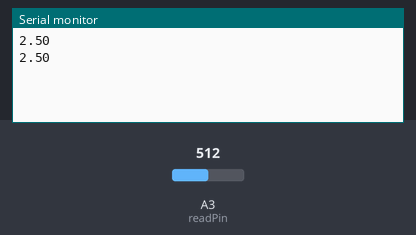
Simulated run of this sketch. Board: Arduino Uno, built with avr-gcc and run on an emulated ATmega328P. Parts: the last lines printed to the serial monitor. Inputs (shaded band) come from the test bench; at power-on: A3 (readPin) = 512.

Above: at 1.8 s.
1.9 s: A3 (readPin) set to 716
At 2.8 s:
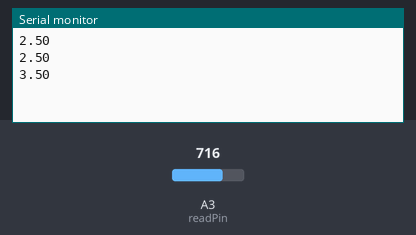
3.4 s: A3 (readPin) set to 900
At 4.6 s:
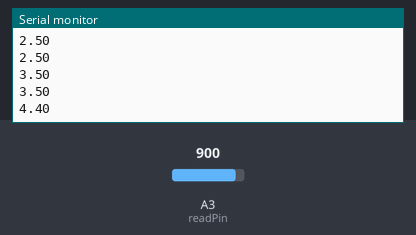
Timing chart, 0 to 6.4 s (numbered marks = the images above; inputs shaded):
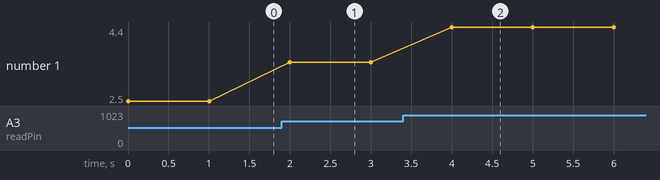

The sketch:

program5.ino
```cpp
/*
When we read using analogRead() we donot read the actual voltage, we rather read a scaled number between 0 and 1023.
If you read 1023, then you actually have 5 volts. If you read 0, then you actually have 0 volts.
 */
int readPin=A3, wait=1000, readVal;
float v2=0.; // voltage across resistor 2
void setup(){
	pinMode(readPin, INPUT); // read from Arduino

	// Here, we are setting up our serial monitor, where we can print the acquired voltage value from the arduino
	Serial.begin(9600); // baud rate


	/*
	   Actual voltage                      ReadValue
	   0V                                     0
	   5V                                   1023
	 */
}

void loop(){
	readVal=analogRead(readPin);  // reading voltage from pin A3

	v2=(5./1023.)*readVal;  // 5./1023.? why not 5/1023? because 5/1023 is 0 but 5. means it's a floating point number and 1023. is also interpreted as a floating point number.
	/*

	   formula to calculate real/actual voltage:
	   v=(5/1023)*readVal

	 */

	Serial.println(v2);
	delay(wait);
}
```

Measured:
- after the input at 1.9 s, the serial monitor: prints a new line after 0.10 s (image 1)
- after the input at 3.4 s, the serial monitor: prints a new line after 0.60 s (image 2)
- plotted number 1: 2.5 → 3.5 after the input at 1.9 s, 3.5 → 4.4 after the input at 3.4 s
